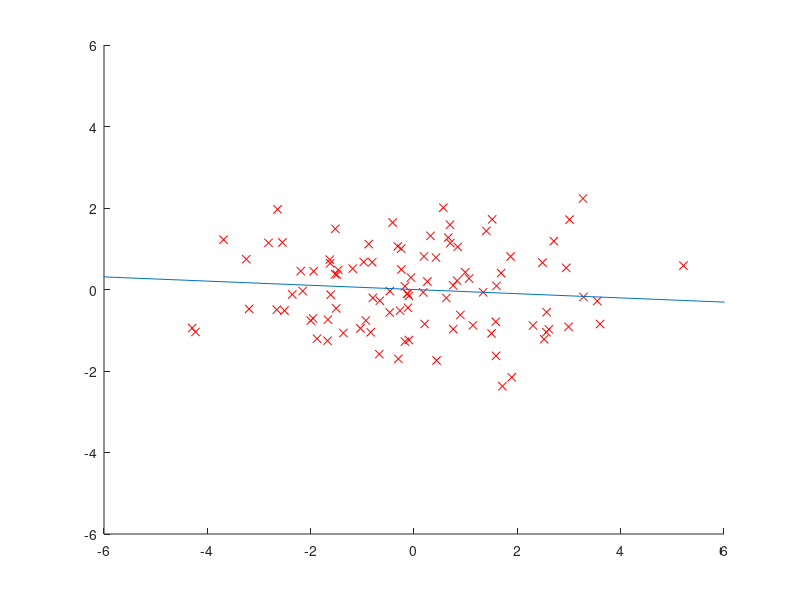

The MATLAB source for this figure:
n=100;
x=[2*randn(n,1) randn(n,1)];
%x=[2*randn(n,1) 2*round(rand(n,1))-1+randn(n,1)/3];
x=x-repmat(mean(x), [n,1]); x2=sum(x.^2,2);
W=exp(-(repmat(x2,1,n)+repmat(x2',n,1)-2*x*x'));
D=diag(sum(W,2)); L=D-W; z=x'*D*x; z=(z+z')/2;
[t,v]=eigs(x'*L*x,z,1,'sm');

figure(1); clf; hold on; axis([-6 6 -6 6])
plot(x(:,1),x(:,2),'rx')
plot(9*[-t(1) t(1)],9*[-t(2) t(2)]);